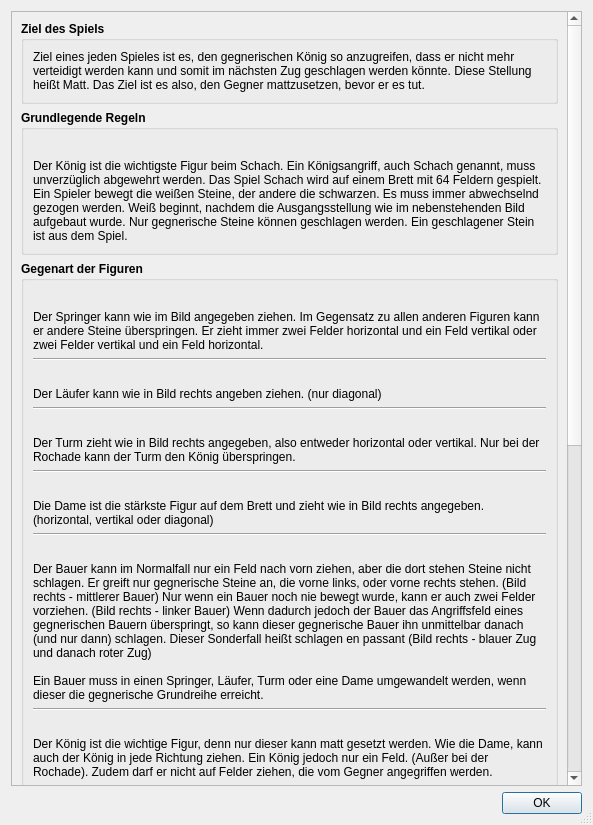
<?xml version="1.0" encoding="UTF-8"?>
<ui version="4.0">
 <class>Dialog</class>
 <widget class="QDialog" name="Dialog">
  <property name="geometry">
   <rect>
    <x>0</x>
    <y>0</y>
    <width>593</width>
    <height>825</height>
   </rect>
  </property>
  <property name="sizePolicy">
   <sizepolicy hsizetype="MinimumExpanding" vsizetype="Expanding">
    <horstretch>0</horstretch>
    <verstretch>0</verstretch>
   </sizepolicy>
  </property>
  <property name="maximumSize">
   <size>
    <width>1000</width>
    <height>1000</height>
   </size>
  </property>
  <property name="windowTitle">
   <string>Schachregeln</string>
  </property>
  <property name="sizeGripEnabled">
   <bool>true</bool>
  </property>
  <layout class="QVBoxLayout" name="verticalLayout_2">
   <item>
    <widget class="QScrollArea" name="scrollArea">
     <property name="widgetResizable">
      <bool>true</bool>
     </property>
     <widget class="QWidget" name="scrollAreaWidgetContents">
      <property name="geometry">
       <rect>
        <x>0</x>
        <y>0</y>
        <width>559</width>
        <height>4695</height>
       </rect>
      </property>
      <layout class="QGridLayout" name="gridLayout">
       <item row="3" column="0">
        <widget class="QGroupBox" name="groupBox_4">
         <property name="font">
          <font>
           <weight>75</weight>
           <bold>true</bold>
          </font>
         </property>
         <property name="title">
          <string>Rockade</string>
         </property>
         <layout class="QGridLayout" name="gridLayout_5">
          <item row="0" column="0">
           <widget class="QLabel" name="label_10">
            <property name="font">
             <font>
              <weight>50</weight>
              <bold>false</bold>
             </font>
            </property>
            <property name="text">
             <string>Bei einer Rochade tauschen König und Turm die Plätze. Der Spieler muss immer den König zuerst bewegen.

Bei der kurzen- oder auch kleinen Rochade von Weiß, zieht der König von e1 nach g1 und der Turm von h1 nach f1. Für Schwarz entsprechend König e8-g8 + Turm h8-f8.

Bei der langen- oder auch großen Rochade von Weiß, zieht der König von e1 nach c1 und der Turm von a1 nach d1. Für Schwarz entsprechend König e8-c8 + Turm a8-d8.

Die Rochade kann nur dann ausgeführt werden, wenn

 - der König noch nicht bewegt wurde.
 - der beteiligte Turm noch nicht gezogen wurde.
 - zwischen dem König und dem beteiligten Turm keine andere Figur steht.
 - der König über kein Feld ziehen muss, das durch eine feindliche Figur bedroht wird.
 - der König vor und nach Ausführung der Rochade nicht im Schach steht.
 - Turm und König müssen auf derselben Reihe stehen.</string>
            </property>
            <property name="wordWrap">
             <bool>true</bool>
            </property>
            <property name="textInteractionFlags">
             <set>Qt::LinksAccessibleByMouse|Qt::TextSelectableByMouse</set>
            </property>
           </widget>
          </item>
         </layout>
        </widget>
       </item>
       <item row="0" column="0">
        <widget class="QGroupBox" name="groupBox">
         <property name="font">
          <font>
           <weight>75</weight>
           <bold>true</bold>
          </font>
         </property>
         <property name="title">
          <string>Ziel des Spiels</string>
         </property>
         <layout class="QGridLayout" name="gridLayout_2">
          <item row="0" column="0">
           <widget class="QLabel" name="label">
            <property name="font">
             <font>
              <weight>50</weight>
              <bold>false</bold>
             </font>
            </property>
            <property name="locale">
             <locale language="German" country="Germany"/>
            </property>
            <property name="text">
             <string>Ziel eines jeden Spieles ist es, den gegnerischen König so anzugreifen, dass er nicht mehr verteidigt werden kann und somit im nächsten Zug geschlagen werden könnte. Diese Stellung heißt Matt. Das Ziel ist es also, den Gegner mattzusetzen, bevor er es tut.</string>
            </property>
            <property name="wordWrap">
             <bool>true</bool>
            </property>
            <property name="textInteractionFlags">
             <set>Qt::LinksAccessibleByMouse|Qt::TextSelectableByMouse</set>
            </property>
           </widget>
          </item>
         </layout>
        </widget>
       </item>
       <item row="1" column="0">
        <widget class="QGroupBox" name="groupBox_2">
         <property name="font">
          <font>
           <weight>75</weight>
           <bold>true</bold>
          </font>
         </property>
         <property name="title">
          <string>Grundlegende Regeln </string>
         </property>
         <layout class="QGridLayout" name="gridLayout_3">
          <item row="1" column="0">
           <widget class="QLabel" name="label_2">
            <property name="font">
             <font>
              <weight>50</weight>
              <bold>false</bold>
             </font>
            </property>
            <property name="text">
             <string>Der König ist die wichtigste Figur beim Schach. Ein Königsangriff, auch Schach genannt, muss unverzüglich abgewehrt werden. Das Spiel Schach wird auf einem Brett mit 64 Feldern gespielt. Ein Spieler bewegt die weißen Steine, der andere die schwarzen. Es muss immer abwechselnd gezogen werden. Weiß beginnt, nachdem die Ausgangsstellung wie im nebenstehenden Bild aufgebaut wurde. Nur gegnerische Steine können geschlagen werden. Ein geschlagener Stein ist aus dem Spiel.</string>
            </property>
            <property name="wordWrap">
             <bool>true</bool>
            </property>
            <property name="textInteractionFlags">
             <set>Qt::LinksAccessibleByMouse|Qt::TextSelectableByMouse</set>
            </property>
           </widget>
          </item>
          <item row="0" column="0">
           <widget class="QLabel" name="label_3">
            <property name="locale">
             <locale language="German" country="Germany"/>
            </property>
            <property name="text">
             <string/>
            </property>
            <property name="pixmap">
             <pixmap resource="chess_rules_resources.qrc">:/images/Regel_urstellung.gif</pixmap>
            </property>
            <property name="scaledContents">
             <bool>false</bool>
            </property>
            <property name="alignment">
             <set>Qt::AlignCenter</set>
            </property>
           </widget>
          </item>
         </layout>
        </widget>
       </item>
       <item row="4" column="0">
        <widget class="QGroupBox" name="groupBox_5">
         <property name="font">
          <font>
           <weight>75</weight>
           <bold>true</bold>
          </font>
         </property>
         <property name="title">
          <string>Die Wertung einer Partie</string>
         </property>
         <layout class="QGridLayout" name="gridLayout_6">
          <item row="0" column="0">
           <widget class="QLabel" name="label_11">
            <property name="font">
             <font>
              <weight>50</weight>
              <bold>false</bold>
             </font>
            </property>
            <property name="text">
             <string>Die Partie zählt als gewonnen (=ein Punkt), wenn

 - der Gegner aufgibt.
 - der gegnerische König mattgesetzt wurde.
 - die Schachuhr des Gegners abläuft, außer wenn auch die eigene Zeit abgelaufen ist, und nicht mehr feststellbar ist, welches Blättchen zuerst fiel oder die Partie nicht mehr mit dem vorhandenen Material theoretisch gewonnen werden könnte (gemäß FIDE-Artikel 6.10 (siehe unten bei Remis)).
Die Partie zählt als Remis (Unentschieden) (=ein halber Punkt), wenn

 - das Remis im gegenseitigen Einvernehmen ausgehandelt wurde.
 - ein Patt entstanden ist, das heißt, wenn der König nicht im Schach steht, aber aufgrund von Zugzwang jetzt ins Schach ziehen müsste.
 - die Partie auch bei ungeschicktestem Spiel von keinem Spieler mehr gewonnen werden kann.
 - eine Stellung zum dritten Mal entsteht, und jedes Mal derselbe Spieler am Zuge ist.
 - 50 Züge lang keine Figur geschlagen und kein Bauer gezogen worden ist.
 - die Uhr eines Spielers abgelaufen ist, aber die Partie nicht aus eigener Kraft (auch nicht bei ungeschicktestem Spiel) gewonnen werden kann (gemäß FIDE-Artikel 6.10).</string>
            </property>
            <property name="wordWrap">
             <bool>true</bool>
            </property>
            <property name="textInteractionFlags">
             <set>Qt::LinksAccessibleByMouse|Qt::TextSelectableByMouse</set>
            </property>
           </widget>
          </item>
         </layout>
        </widget>
       </item>
       <item row="2" column="0">
        <widget class="QGroupBox" name="groupBox_3">
         <property name="font">
          <font>
           <weight>75</weight>
           <bold>true</bold>
          </font>
         </property>
         <property name="title">
          <string>Gegenart der Figuren</string>
         </property>
         <layout class="QGridLayout" name="gridLayout_4">
          <item row="8" column="0">
           <widget class="QLabel" name="label_6">
            <property name="font">
             <font>
              <weight>50</weight>
              <bold>false</bold>
             </font>
            </property>
            <property name="text">
             <string>Der Turm zieht wie in Bild rechts angegeben, also entweder horizontal oder vertikal. Nur bei der Rochade kann der Turm den König überspringen.</string>
            </property>
            <property name="wordWrap">
             <bool>true</bool>
            </property>
            <property name="textInteractionFlags">
             <set>Qt::LinksAccessibleByMouse|Qt::TextSelectableByMouse</set>
            </property>
           </widget>
          </item>
          <item row="0" column="0">
           <widget class="QLabel" name="label_12">
            <property name="text">
             <string/>
            </property>
            <property name="pixmap">
             <pixmap resource="chess_rules_resources.qrc">:/images/Regel_springer.gif</pixmap>
            </property>
            <property name="alignment">
             <set>Qt::AlignCenter</set>
            </property>
           </widget>
          </item>
          <item row="7" column="0">
           <widget class="QLabel" name="label_14">
            <property name="text">
             <string/>
            </property>
            <property name="pixmap">
             <pixmap resource="chess_rules_resources.qrc">:/images/Regel_turm.gif</pixmap>
            </property>
            <property name="alignment">
             <set>Qt::AlignCenter</set>
            </property>
           </widget>
          </item>
          <item row="10" column="0">
           <widget class="QLabel" name="label_15">
            <property name="text">
             <string/>
            </property>
            <property name="pixmap">
             <pixmap>Regel_dame.gif</pixmap>
            </property>
            <property name="alignment">
             <set>Qt::AlignCenter</set>
            </property>
           </widget>
          </item>
          <item row="3" column="0">
           <widget class="Line" name="line">
            <property name="orientation">
             <enum>Qt::Horizontal</enum>
            </property>
           </widget>
          </item>
          <item row="12" column="0">
           <widget class="Line" name="line_4">
            <property name="orientation">
             <enum>Qt::Horizontal</enum>
            </property>
           </widget>
          </item>
          <item row="5" column="0">
           <widget class="QLabel" name="label_5">
            <property name="font">
             <font>
              <weight>50</weight>
              <bold>false</bold>
             </font>
            </property>
            <property name="text">
             <string>Der Läufer kann wie in Bild rechts angeben ziehen. (nur diagonal)</string>
            </property>
            <property name="wordWrap">
             <bool>true</bool>
            </property>
            <property name="textInteractionFlags">
             <set>Qt::LinksAccessibleByMouse|Qt::TextSelectableByMouse</set>
            </property>
           </widget>
          </item>
          <item row="17" column="0">
           <widget class="QLabel" name="label_9">
            <property name="font">
             <font>
              <weight>50</weight>
              <bold>false</bold>
             </font>
            </property>
            <property name="text">
             <string>Der König ist die wichtige Figur, denn nur dieser kann matt gesetzt werden. Wie die Dame, kann auch der König in jede Richtung ziehen. Ein König jedoch nur ein Feld. (Außer bei der Rochade). Zudem darf er nicht auf Felder ziehen, die vom Gegner angegriffen werden.</string>
            </property>
            <property name="wordWrap">
             <bool>true</bool>
            </property>
            <property name="textInteractionFlags">
             <set>Qt::LinksAccessibleByMouse|Qt::TextSelectableByMouse</set>
            </property>
           </widget>
          </item>
          <item row="6" column="0">
           <widget class="Line" name="line_2">
            <property name="orientation">
             <enum>Qt::Horizontal</enum>
            </property>
           </widget>
          </item>
          <item row="4" column="0">
           <widget class="QLabel" name="label_13">
            <property name="text">
             <string/>
            </property>
            <property name="pixmap">
             <pixmap resource="chess_rules_resources.qrc">:/images/Regel_laeufer.gif</pixmap>
            </property>
            <property name="alignment">
             <set>Qt::AlignCenter</set>
            </property>
           </widget>
          </item>
          <item row="2" column="0">
           <widget class="QLabel" name="label_4">
            <property name="font">
             <font>
              <weight>50</weight>
              <bold>false</bold>
             </font>
            </property>
            <property name="text">
             <string>Der Springer kann wie im Bild angegeben ziehen. Im Gegensatz zu allen anderen Figuren kann er andere Steine überspringen. Er zieht immer zwei Felder horizontal und ein Feld vertikal oder zwei Felder vertikal und ein Feld horizontal.</string>
            </property>
            <property name="wordWrap">
             <bool>true</bool>
            </property>
            <property name="textInteractionFlags">
             <set>Qt::LinksAccessibleByMouse|Qt::TextSelectableByMouse</set>
            </property>
           </widget>
          </item>
          <item row="16" column="0">
           <widget class="QLabel" name="label_17">
            <property name="text">
             <string/>
            </property>
            <property name="pixmap">
             <pixmap resource="chess_rules_resources.qrc">:/images/Regel_könig.gif</pixmap>
            </property>
            <property name="alignment">
             <set>Qt::AlignCenter</set>
            </property>
           </widget>
          </item>
          <item row="14" column="0">
           <widget class="QLabel" name="label_8">
            <property name="font">
             <font>
              <weight>50</weight>
              <bold>false</bold>
             </font>
            </property>
            <property name="text">
             <string>Der Bauer kann im Normalfall nur ein Feld nach vorn ziehen, aber die dort stehen Steine nicht schlagen. Er greift nur gegnerische Steine an, die vorne links, oder vorne rechts stehen. (Bild rechts - mittlerer Bauer) Nur wenn ein Bauer noch nie bewegt wurde, kann er auch zwei Felder vorziehen. (Bild rechts - linker Bauer) Wenn dadurch jedoch der Bauer das Angriffsfeld eines gegnerischen Bauern überspringt, so kann dieser gegnerische Bauer ihn unmittelbar danach (und nur dann) schlagen. Dieser Sonderfall heißt schlagen en passant (Bild rechts - blauer Zug und danach roter Zug)

Ein Bauer muss in einen Springer, Läufer, Turm oder eine Dame umgewandelt werden, wenn dieser die gegnerische Grundreihe erreicht.</string>
            </property>
            <property name="wordWrap">
             <bool>true</bool>
            </property>
            <property name="textInteractionFlags">
             <set>Qt::LinksAccessibleByMouse|Qt::TextSelectableByMouse</set>
            </property>
           </widget>
          </item>
          <item row="11" column="0">
           <widget class="QLabel" name="label_7">
            <property name="font">
             <font>
              <weight>50</weight>
              <bold>false</bold>
             </font>
            </property>
            <property name="text">
             <string>Die Dame ist die stärkste Figur auf dem Brett und zieht wie in Bild rechts angegeben. (horizontal, vertikal oder diagonal)</string>
            </property>
            <property name="wordWrap">
             <bool>true</bool>
            </property>
            <property name="textInteractionFlags">
             <set>Qt::LinksAccessibleByMouse|Qt::TextSelectableByMouse</set>
            </property>
           </widget>
          </item>
          <item row="9" column="0">
           <widget class="Line" name="line_3">
            <property name="orientation">
             <enum>Qt::Horizontal</enum>
            </property>
           </widget>
          </item>
          <item row="13" column="0">
           <widget class="QLabel" name="label_16">
            <property name="text">
             <string/>
            </property>
            <property name="pixmap">
             <pixmap resource="chess_rules_resources.qrc">:/images/Regel_bauer.gif</pixmap>
            </property>
            <property name="alignment">
             <set>Qt::AlignCenter</set>
            </property>
           </widget>
          </item>
          <item row="15" column="0">
           <widget class="Line" name="line_5">
            <property name="orientation">
             <enum>Qt::Horizontal</enum>
            </property>
           </widget>
          </item>
         </layout>
        </widget>
       </item>
      </layout>
     </widget>
    </widget>
   </item>
   <item>
    <widget class="QDialogButtonBox" name="buttonBox">
     <property name="cursor">
      <cursorShape>PointingHandCursor</cursorShape>
     </property>
     <property name="standardButtons">
      <set>QDialogButtonBox::Ok</set>
     </property>
    </widget>
   </item>
  </layout>
 </widget>
 <resources>
  <include location="chess_rules_resources.qrc"/>
 </resources>
 <connections>
  <connection>
   <sender>buttonBox</sender>
   <signal>accepted()</signal>
   <receiver>Dialog</receiver>
   <slot>close()</slot>
   <hints>
    <hint type="sourcelabel">
     <x>179</x>
     <y>224</y>
    </hint>
    <hint type="destinationlabel">
     <x>179</x>
     <y>122</y>
    </hint>
   </hints>
  </connection>
 </connections>
</ui>
